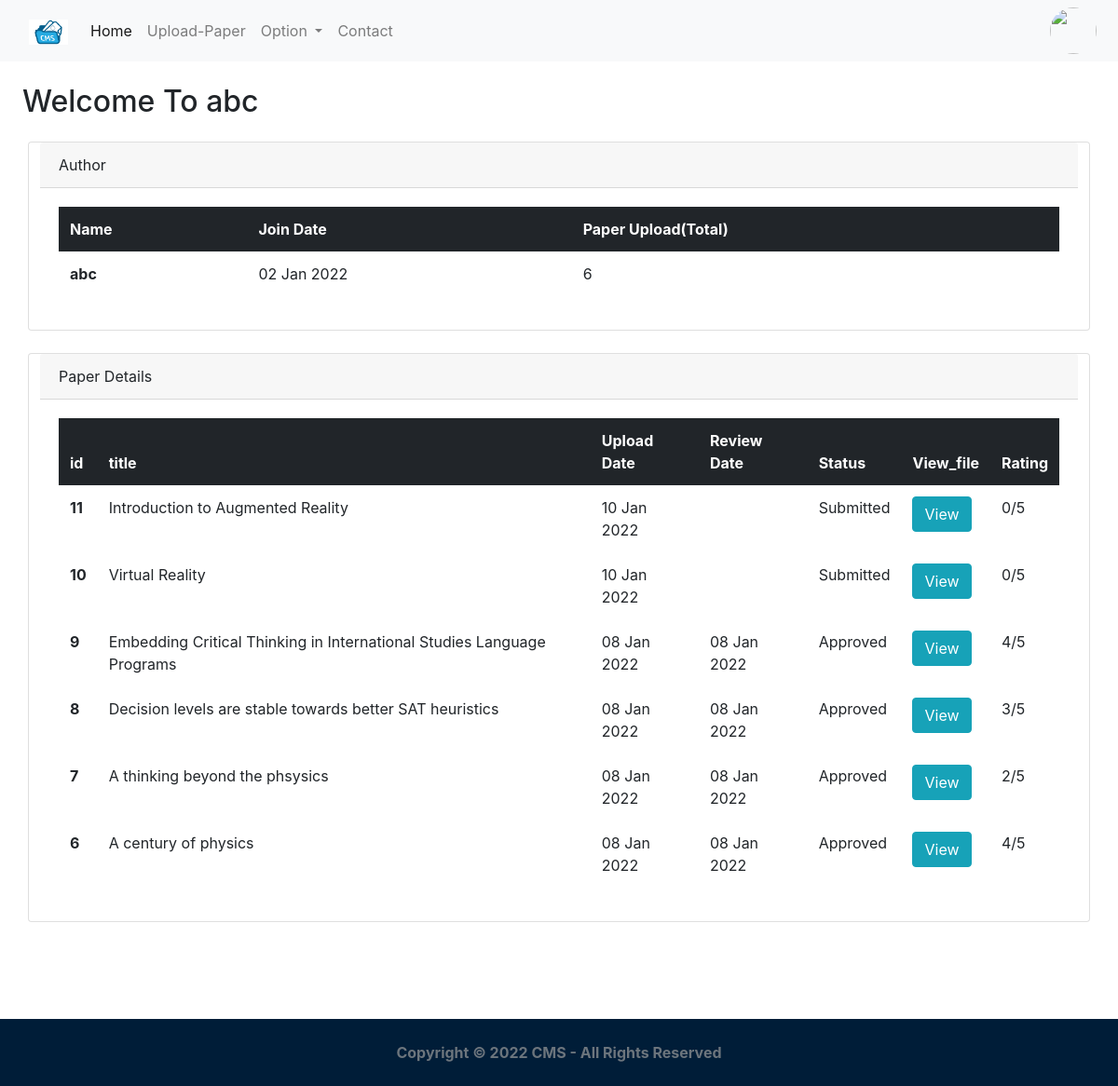
/feed/dashboard (signed in), run on the app's committed database.
### accounts/models.py (models this page shows, shortened)
class User(AbstractUser):
    picture = models.ImageField(upload_to='profile_pictures', null=True, blank=True)
    full_name = models.CharField(max_length=100, help_text='Help people discover your account by using the name you\'re known by: either your full name, nickname, or business name.')
    email = models.EmailField(unique=True)
    bio = models.TextField(null=True, blank=True, help_text='Provide your personal information, even if the account is used for a business, a pet or something else. This won\'t be a part of your public profile.')
    mobile = models.CharField(max_length=12, null=True, blank=True)
    address = models.CharField(max_length=100,null=True,blank=True)
    city = models.CharField(max_length=50,null=True,blank=True)
    gender = models.CharField(max_length=10, choices=GENDER_CHOICES, null=True, blank=True)
    is_private_account = models.BooleanField(default=False)
    created_on = models.DateTimeField(auto_now_add=True)
    first_name = None
    last_name = None
    username = None
    USERNAME_FIELD = 'email'
    REQUIRED_FIELDS = ['full_name']
    objects = CustomUserManager()

### core/models.py (models this page shows, shortened)
class Paper(models.Model):
	title = models.CharField(max_length=100)
	description = models.CharField(max_length=200)
	status = models.CharField(max_length=30,default='Submitted')
	file = models.FileField(upload_to='author_files/',validators=(validate_is_pdf,)) # taking files from author
	user = models.ForeignKey(User, on_delete=models.CASCADE)
	remarks = models.CharField(max_length=255,default='No-Remark')
	rating = models.IntegerField(default=0)
	created_on = models.DateTimeField(auto_now_add=True)
	review_date = models.DateTimeField(null=True)
	review_by = models.IntegerField(null=True)
	is_review_submit = models.BooleanField(default=False)
	class Meta:
		ordering = ['-created_on']

### core/views.py (the view)
# urls.py: path('feed/dashboard',login_required(Userhomepage.as_view()),name='home_view'),
class Userhomepage(View):
	template_name='core/feed.html'
	template_name1='core/reviewer.html'
	def get(self,request):
		if Reviewer.objects.filter(user=request.user).exists():
			obj=PaperAssign.objects.filter(review=request.user.reviewer.id)
			pp=obj.exists()
			if pp:
				obj=PaperAssign.objects.filter(review=request.user.reviewer.id)
				result=PaperAssign.objects.filter(Q(review=request.user.reviewer.id) & Q(is_review=False)).values_list('is_review',flat=True).aggregate(total=Count('is_review'))
				obj1=request.user.reviewer.assigned_paper.select_related('assign_paper').annotate(paper=F('assign_paper')).values_list('paper',flat=True)
				context={'mylist': zip(obj, obj1),'result':result}
				return render(request,self.template_name1,context)
			messages.error(request,"No Any Paper Assigned !",extra_tags="error")
			return render(request,self.template_name1)
		else:
			p=Paper.objects.filter(user=request.user).exists()
			if p:
				obj=Paper.objects.filter(user=request.user).all()
				obj1=Paper.objects.filter(user=request.user).aggregate(total_paper=Count('user'))
				context={'obj':obj,'obj1':obj1}
				return render(request,self.template_name,context)
			messages.error(request,"No Any Document Uploaded !",extra_tags="error")
			return render(request,self.template_name)

### core/templates/core/feed.html (shortened to what this page needs)
{% extends 'core/base.html' %}
{% load static %}
{% block content %}
<h2 class="m-4">Welcome To {{request.user.full_name}}</h2>
<div class="container">
    <div class="row my-4">
        <div class="card">
          <div class="card-header">
            Author
          </div>
          <div class="card-body">
            <table class="table  table-borderless">
              <thead class="table-dark">
                <tr>
                  <th scope="col">Name</th>
                  <th scope="col">Join Date</th>
                  <th scope="col">Paper Upload(Total)</th>
                </tr>
              </thead>
              <tbody>
                <tr>
                  <th scope="row">{{request.user.full_name}}</th>
                  <td>{{request.user.created_on|date:"d M Y"}}</td>
                  <td>{{obj1.total_paper}}</td>
                </tr>
                </tbody>
            </table>
          </div>
        </div>
    </div>
    <div class="row my-4">
        <div class="card ">
          <div class="card-header d-flex">
            <span>Paper Details</span>
          </div>
          <div class="card-body ">
            <table class="table table-responsive-sm table-borderless">
              <thead class="table-dark">
                <tr>
                  <th scope="col">id</th>
                  <th scope="col">title</th>
                  <th scope="col">Upload Date</th>
                  <th scope="col">Review Date</th>
                  <th scope="col">Status</th>
                  <th scope="col">View_file</th>
                  <th scope="col">Rating</th>
                </tr>
              </thead>
              <tbody>
                {% for obj in obj %}
                <tr>
                  <th scope="row">{{obj.id}}</th>
                  <td>{{obj.title}}</td>
                  <td>{{obj.created_on | date:"d M Y"}}</td>
                  <td>{{obj.review_date | date:"d M Y"}}</td>
                  <td>{{obj.status}}</td>
                  <td><a href="{{obj.file.url}}"   class="btn btn-info">View</a></td>
                  <td id="rating1">{{obj.rating}}/5</td>
                </tr>
                {% endfor %}
                </tbody>
            </table>
          </div>
        </div>
    </div>
</div>
<div style="height:10vh;">
    </div>
{% endblock %}

### data on the page
User: user.full_name "abc", user.created_on "02 Jan 2022"
Paper: id "11", title "Introduction to Augmented Reality", created_on "10 Jan 2022", status "Submitted", rating "0"
Paper: id "10", title "Virtual Reality", created_on "10 Jan 2022", status "Submitted", rating "0"
Paper: id "9", title "Embedding Critical Thinking in International Studies Language Programs", created_on "08 Jan 2022", review_date "08 Jan 2022", status "Approved", rating "4"
Paper: id "8", title "Decision levels are stable towards better SAT heuristics", created_on "08 Jan 2022", review_date "08 Jan 2022", status "Approved", rating "3"
Paper: id "7", title "A thinking beyond the phsysics", created_on "08 Jan 2022", review_date "08 Jan 2022", status "Approved", rating "2"
Paper: id "6", title "A century of physics", created_on "08 Jan 2022", review_date "08 Jan 2022", status "Approved", rating "4"

### other printed values
{{ obj1.total_paper }} "6"
